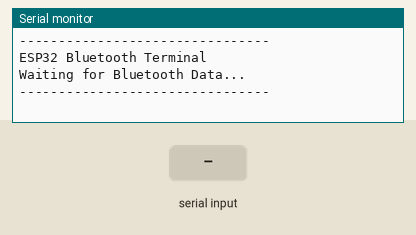
The sketch below on a simulated ESP32. Shown: the last lines printed to the serial monitor. The inputs (shaded band) are chosen by the test bench. Nothing arrives over Bluetooth unless stated.

Above: at 1.2 s.
1.3 s: "1\n" received over the second serial link
At 2.2 s:
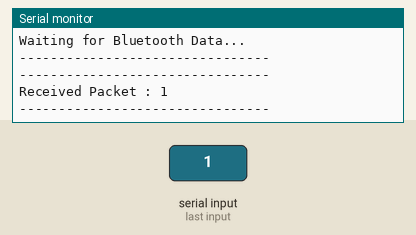
2.8 s: "0\n" received over the second serial link
At 3.3 s:
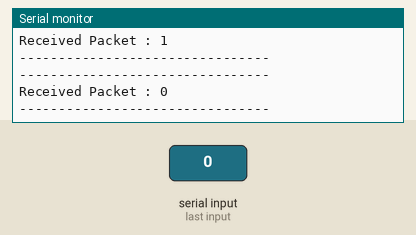

The sketch:

08_Kit3_Bluetooth_Android.ino
```cpp
#include "BluetoothSerial.h"

BluetoothSerial SerialBT;

void setup()
{
  Serial.begin(115200);

  // Start ESP32 Bluetooth
  SerialBT.begin("ZAS_Robotics");

  Serial.println("--------------------------------");
  Serial.println("ESP32 Bluetooth Terminal");
  Serial.println("Waiting for Bluetooth Data...");
  Serial.println("--------------------------------");
}

void loop()
{
  // Phone -> ESP32
  if (SerialBT.available())
  {
    String message = SerialBT.readStringUntil('\n');
    message.trim();

    Serial.println("--------------------------------");
    Serial.print("Received Packet : ");
    Serial.println(message);
    Serial.println("--------------------------------");

    // Send reply back to phone
    SerialBT.print("ACK : ");
    SerialBT.println(message);
  }

  // PC Serial Monitor -> Phone
  if (Serial.available())
  {
    String data = Serial.readStringUntil('\n');
    SerialBT.println(data);
  }

  delay(20);
}
```

Measured:
- after the input at 1.3 s, the serial monitor: prints a new line at once (image 1)
- after the input at 2.8 s, the serial monitor: prints a new line at once (image 2)
